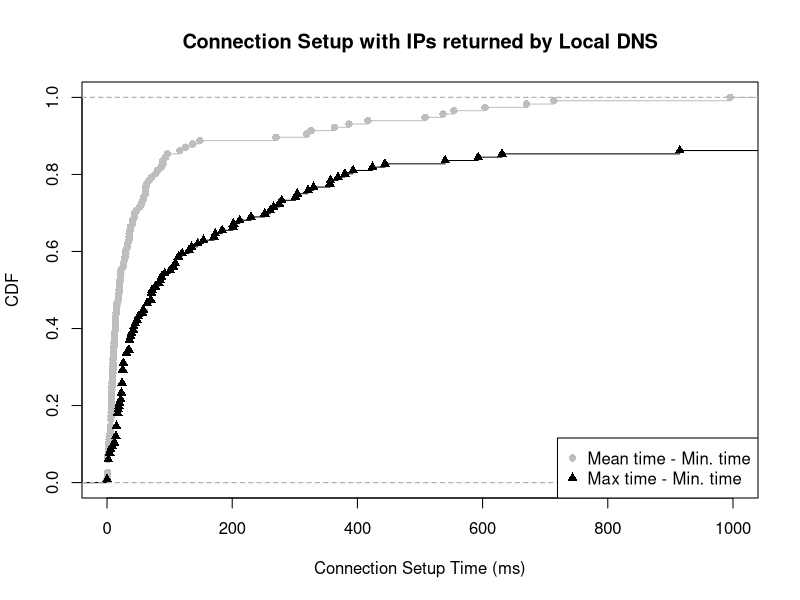

Write R code to recreate this figure.
mean_min <- c(1.037037, 603.860833, 6.666667, 9.595506, 25.666667, 11.205128, 20.916667, 8.000000, 13.166667, 137.030303, 319.066667, 30.000000, 71.453333, 13.860000, 9.444444, 13.333333, 57.300000, 15.545455, 11.666667, 2.300000, 1.000000, 22.250000, 30.200000, 363.500000, 270.000000, 10.200000, 80.700000, 35.018519, 508.100000, 11.227273, 9.611111, 35.388889, 10.708333, 18.976190, 96.166667, 66.916667, 63.400000, 62.000000, 58.500000, 554.166667, 43.650000, 11.937500, 6.416667, 32.333333, 41.125000, 40.944444, 47.250000, 8.033333, 19.333333, 9.000000, 35.333333, 29.000000, 6.904762, 325.968750, 1.000000, 9.555556, 9.055556, 20.166667, 148.333333, 0.833333, 5.500000, 416.777778, 713.869565, 995.500000, 89.333333, 20.233333, 536.750000, 37.219697, 93.666667, 21.777778, 55.000000, 26.436275, 17.952381, 6.750000, 15.500000, 6.733333, 12.333333, 36.666667, 5.552632, 7.555556, 18.670213, 22.006667, 670.076923, 0.000000, 52.566667, 2.220339, 77.833333, 2.500000, 14.416667, 3.481481, 9.500000, 10.666667, 386.600000, 61.378788, 13.833333, 61.100000, 15.888889, 3.500000, 125.428571, 6.875000, 43.833333, 1.000000, 7.125000, 1.000000, 6.000000, 33.166667, 6.000000, 0.500000, 5.333333, 7.666667, 2.592593, 27.484848, 13.294118, 89.541667, 86.500000, 116.272727)

max_min <- c(6.00, 9943.99, 17.00, 22.00, 87.00, 85.00, 48.00, 39.00, 24.00, 301.00, 2739.00, 92.00, 3004.00, 71.00, 18.00, 42.00, 114.00, 36.00, 24.00, 14.00, 2.00, 369.00, 101.00, 915.00, 3007.00, 36.00, 3001.00, 357.00, 1830.00, 64.00, 24.00, 279.00, 23.00, 184.00, 201.00, 171.00, 202.00, 173.00, 230.00, 3034.00, 154.00, 25.00, 15.00, 135.00, 131.00, 321.00, 266.00, 36.00, 77.00, 25.00, 70.00, 304.00, 31.00, 1181.00, 2.00, 35.00, 23.00, 50.00, 444.00, 2.00, 26.00, 2770.00, 9391.00, 3298.00, 393.00, 45.00, 1161.00, 252.00, 424.00, 71.00, 83.00, 145.00, 120.00, 26.00, 58.00, 38.00, 15.00, 106.00, 20.00, 17.00, 540.00, 275.00, 7440.00, 0.00, 380.00, 4.00, 1194.00, 4.00, 64.00, 31.00, 25.00, 25.00, 3123.00, 631.00, 72.00, 261.00, 43.00, 8.00, 1240.00, 14.00, 109.00, 2.00, 17.00, 2.00, 12.00, 114.00, 17.00, 2.00, 15.00, 31.00, 19.00, 212.00, 57.00, 593.00, 356.00, 330.00)

mean_min_val = ecdf(mean_min)
max_min_val = ecdf(max_min)

plot(mean_min_val, lty=1, col="grey", xlab="Connection Setup Time (ms)", ylab="CDF", main="Connection Setup with IPs returned by Local DNS", xlim=c(0, 1000), pch=16)
lines(max_min_val, pch=17)

legend("bottomright",  pch = c(16, 17), legend=c("Mean time - Min. time", "Max time - Min. time"), col=c("grey", "black"))
